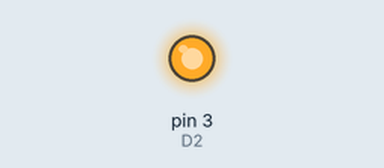
A sketch run on a simulated Arduino Uno, built with avr-gcc and run on an emulated ATmega328P. Parts: output pins drawn as LEDs (lit = HIGH).

Above: at 0.5 s.
At 2.5 s:
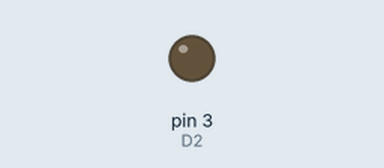
Timing chart, 0 to 5.2 s (numbered marks = the images above):
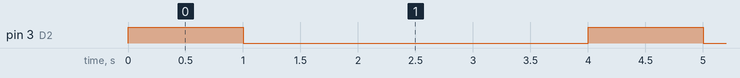

Measured:
- by itself, pin 3 (D2): alternates HIGH for 1.0 s and LOW for 3.0 s

The sketch:

protFinal.ino
```cpp
// Определяем пин для подключения датчика влажности почвы
const int datchik = A0; // Аналоговый пин A0
int v_data = 0; // Переменная для хранения значения влажности


//насос запуск
void nasos_start(){
    digitalWrite(3, 1);  // включаем помпу [1](https://kit.alexgyver.ru/tutorials/pump/)
  }
//насос стоп
void nasos_stop (){
  digitalWrite(3, 0);
}
//измер влаж
void vlazh (){
  // Чтение значения с датчика
  v_data = analogRead(datchik);

  // Вывод значения в последовательный монитор
  Serial.print("Значение влажности почвы: ");
  Serial.println(v_data);

  // Задержка перед следующим измерением
  delay(1000); // 1 секунда
}

void nasos_test(){
  nasos_start();
  delay(1000);
  nasos_stop();
  delay(1000);

}
void setup (){
   pinMode(3, OUTPUT);  // D2 — выход [1](https://kit.alexgyver.ru/tutorials/pump/)
    int s=1;
}
void loop(){
nasos_test();
nasos_stop();
delay(2000);
//-----------------
// //Состояния
//   //Измерить
//   if (s==1){
//     Serial.println("Измеряем влажность");
//     vlazh();
//     Serial.print("Влажность ");
//     Serial.print(v_data);
//     if (v_data<100){
//        s=2;
//     }
//   }
//   //полив
//   if (s==2){
//         Serial.println("Поливаю...");
//      nasos_start();
//       vlazh();
//        if (v_data>1000){
//           nasos_stop();
//           s=1;
//        }
//   }
//   //Разряжен
//   if (s==3){

//   }
}
```
